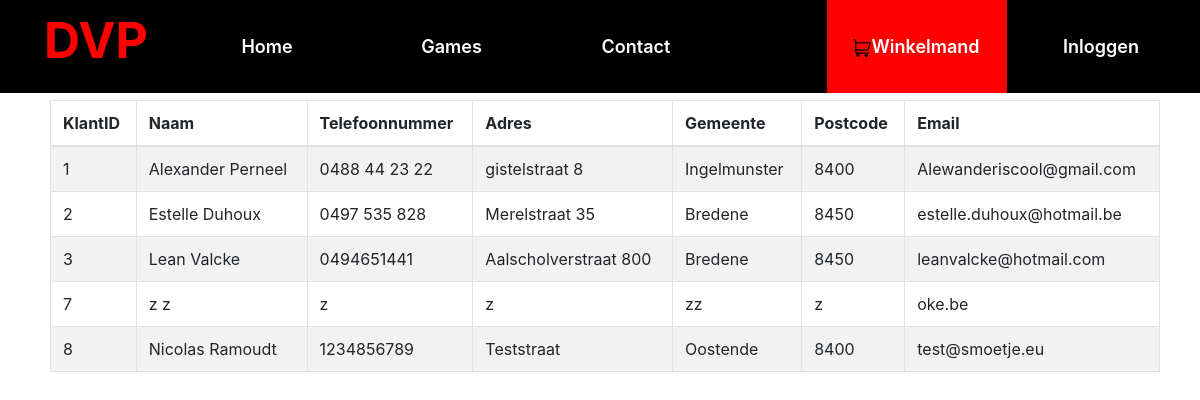
The page /admin/gebruikers/index.php on the database its author committed.
### tables this page shows
CREATE TABLE IF NOT EXISTS `tblklant` (
  `KlantID` int(11) NOT NULL AUTO_INCREMENT,
  `Naam` varchar(25) DEFAULT NULL,
  `Telefoonnummer` varchar(20) DEFAULT NULL,
  `Adres` text,
  `Gemeente` text,
  `Postcode` varchar(25) DEFAULT NULL,
  `Admin` tinyint(1) NOT NULL DEFAULT '0',
  `Gebruikersnaam` varchar(50) NOT NULL,
  `Wachtwoord` varchar(255) NOT NULL,
  `Email` varchar(100) NOT NULL,
  PRIMARY KEY (`KlantID`)
);

### admin/gebruikers/index.php (the view, shortened to what this page needs)
<?php require('../../config.php'); ?>
<?php
$sql = "SELECT KlantID, Naam, Telefoonnummer, Adres, Gemeente, Postcode, Email FROM tblklant";
$klantenlijst = $dbh->query($sql);
?>
<html>
<head>
  <link rel="stylesheet" href="../../css/bootstrap.min.css"/>
  <link rel="stylesheet" href="../../css/font-awesome.min.css"/>
  <link rel="stylesheet" href="../../css/owl.carousel.min.css"/>
  <link rel="stylesheet" href="../../css/flaticon.css"/>
  <link rel="stylesheet" href="../../css/slicknav.min.css"/>
  <link rel="stylesheet" href="../../css/style.css"/>
</head>
<body style="background-color:white;"> <div class="midden">
<?php $page='gebruikers'; require( SITE_DIR.'/Includes/navbar.php' ); ?>
<main class="container klantenlijst">
  <div class="row mt-3">
    <div class="col-12">
      <table id="overzichtTabel" class="table table-striped table-bordered" style="width:100%;">
        <thead>
        <tr>
          <th>KlantID</th>
          <th>Naam</th>
          <th>Telefoonnummer</th>
          <th>Adres</th>
          <th>Gemeente</th>
          <th>Postcode</th>
          <th>Email</th>
        </tr>
        </thead>
        <?php
        foreach ($klantenlijst as $klanten) {
          ?>
          <tr>
            <td><?php echo $klanten['KlantID']; ?></td>
            <td><?php echo $klanten['Naam']; ?></td>
            <td><?php echo $klanten['Telefoonnummer']; ?></td>
            <td><?php echo $klanten['Adres']; ?></td>
            <td><?php echo $klanten['Gemeente']; ?></td>
            <td><?php echo $klanten['Postcode']; ?></td>
            <td><?php echo $klanten['Email']; ?></td>
          </tr>
          <?php
        }
        ?>
      </table>
    </div>
  </div>
</main>
</body>
</html>

### css/style.css (style rules this page uses)
html, h1, h2, h3, h4, h5, h6 { margin: 0; color: #22242b; font-weight: 600; }
body { width: 100%; }
.midden { margin-top: 90px; }
table { margin-left: 5px; }
.categorielijst, .klantenlijst { margin-top: 100px; }

### rows shown on the page
tblklant: KlantID "1", Naam "Alexander Perneel", Telefoonnummer "0488 44 23 22", Adres "gistelstraat 8", Gemeente "Ingelmunster", Postcode "8400", Email "Alewanderiscool@gmail.com"
tblklant: KlantID "2", Naam "Estelle Duhoux", Telefoonnummer "0497 535 828", Adres "Merelstraat 35", Gemeente "Bredene", Postcode "8450", Email "estelle.duhoux@hotmail.be"
tblklant: KlantID "3", Naam "Lean Valcke", Telefoonnummer "0494651441", Adres "Aalscholverstraat 800", Gemeente "Bredene", Postcode "8450", Email "leanvalcke@hotmail.com"
tblklant: KlantID "7", Naam "z z", Telefoonnummer "z", Adres "z", Gemeente "zz", Postcode "z", Email "oke.be"
tblklant: KlantID "8", Naam "Nicolas Ramoudt", Telefoonnummer "1234856789", Adres "Teststraat", Gemeente "Oostende", Postcode "8400", Email "test@smoetje.eu"
